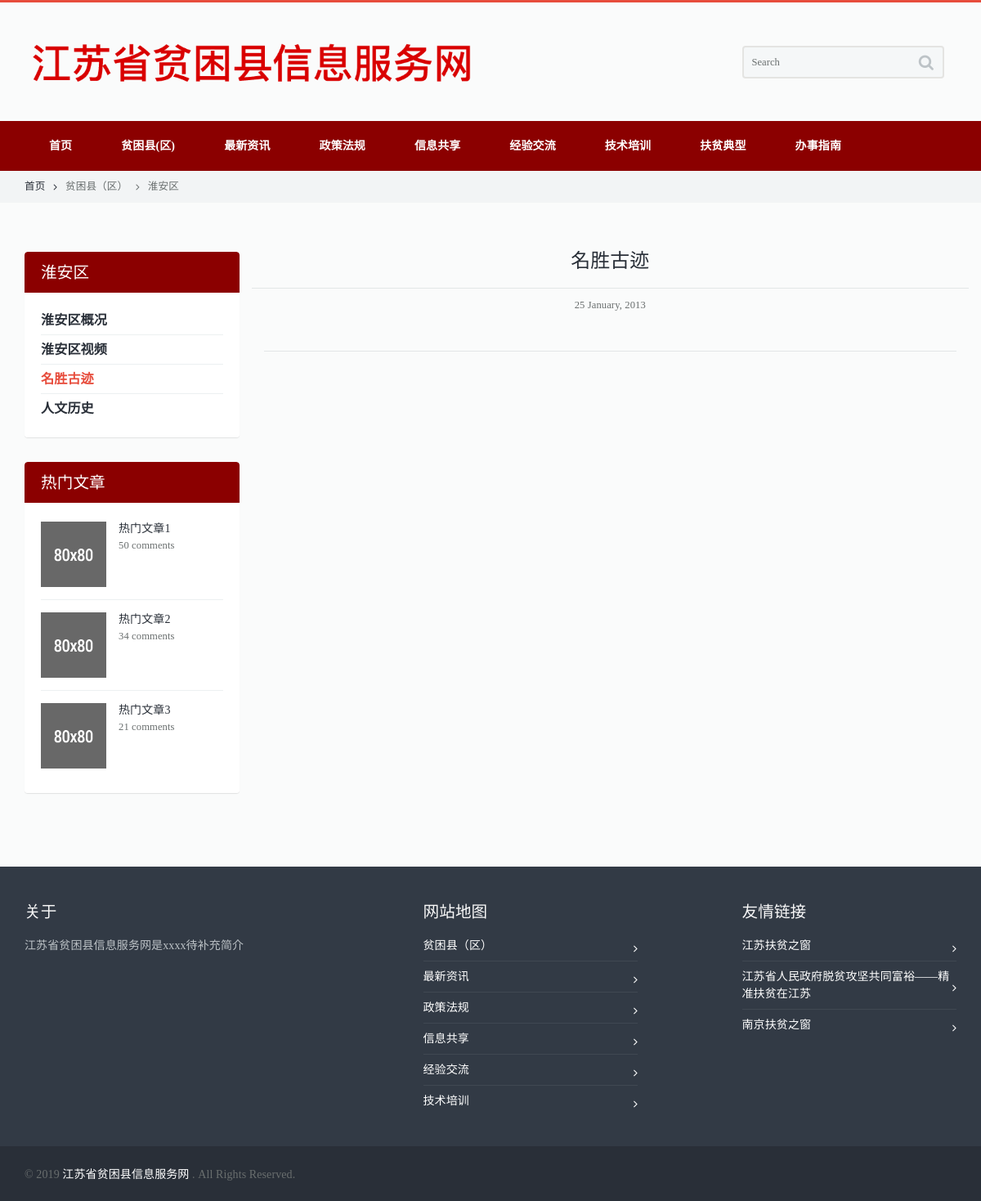
The page /city_3.php?city_id=5&city_item_id=3 on the database as committed earlier.
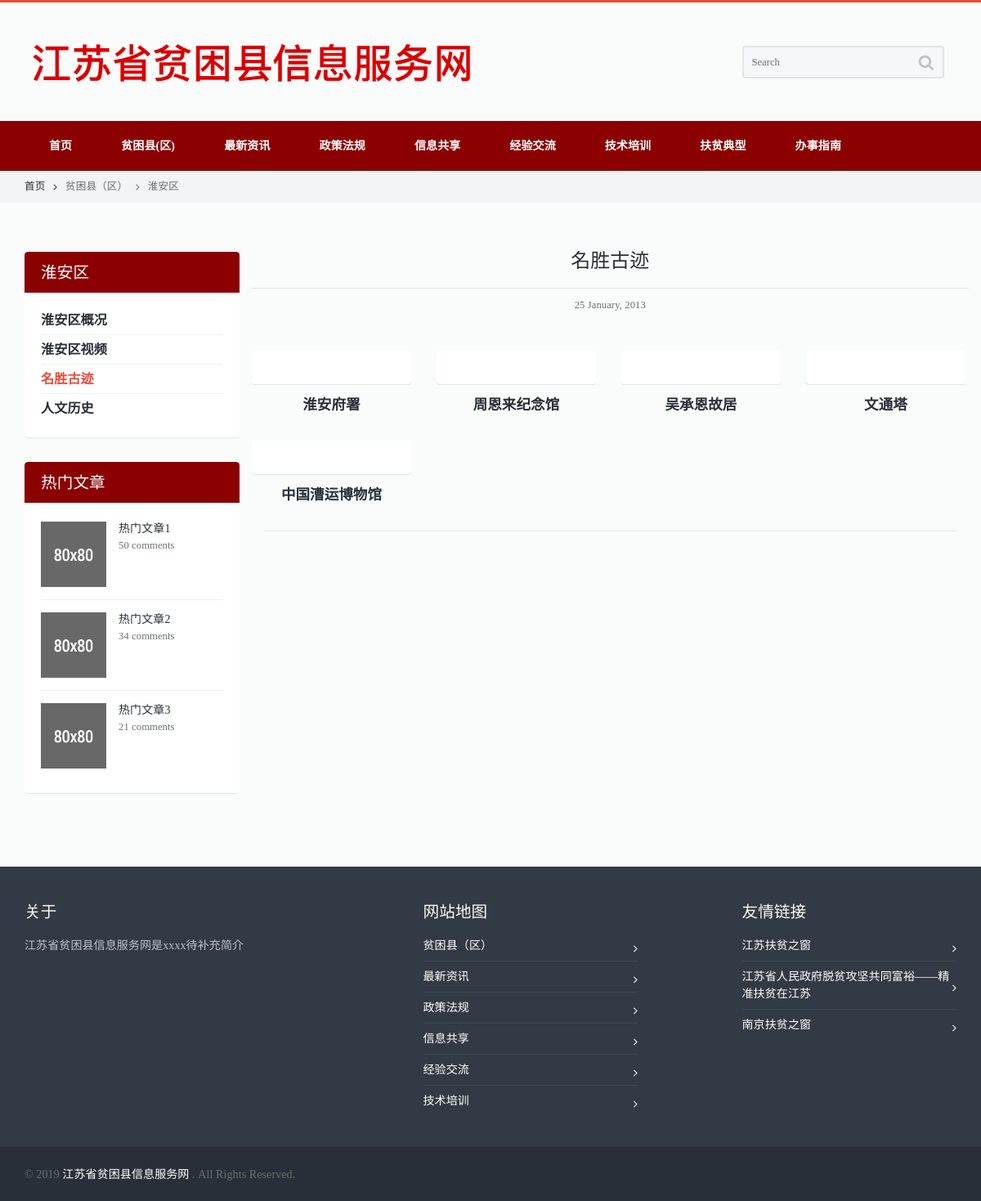
The same page on the database as committed later.
### tables this page shows
CREATE TABLE "city_menu" (
	 "id" INTEGER NOT NULL,
	 "city_id" INTEGER,
	 "city_name" TEXT,
	 "name" TEXT,
	 "type" INTEGER,
	 "item_id" INTEGER,
	 "desc" TEXT,
	PRIMARY KEY("id")
);

CREATE TABLE "article" (
	 "id" integer NOT NULL PRIMARY KEY AUTOINCREMENT,
	 "city_id" INTEGER,
	 "item_id" INTEGER,
	 "title" TEXT,
	 "date" TEXT,
	 "pic" TEXT,
	 "html1" text,
	 "html2" TEXT,
	 "html3" TEXT,
	 "html4" TEXT,
	 "html5" TEXT,
	 "html6" TEXT,
	 "html7" TEXT,
	 "html8" TEXT,
	 "html9" TEXT,
	 "html10" TEXT
);

### city_3.php (the view, shortened to what the changed rows need)
<!doctype html>
<html lang="en">
	<head>
		<link rel="stylesheet" type="text/css" media="all" href="css/bootstrap.min.css">
		<link rel="stylesheet" type="text/css" media="all" href="css/owl.carousel.css">
		<link rel="stylesheet" type="text/css" media="all" href="css/owl.transitions.css">
		<link rel="stylesheet" type="text/css" media="all" href="css/style.css">
		<link rel="stylesheet" type="text/css" media="all" href="css/camera.css">
		<link rel="stylesheet" type="text/css" media="all" href="css/jquery.custom-scrollbar.css">
		<link href="css/font-awesome.min.css" rel="stylesheet">
        <link href="css/zy.css" rel="stylesheet">
 	</head>
	<?php
            $db = new SQLite3('data/data.db');
            $city_id = $_GET['city_id'];
            $city_item_id = $_GET['city_item_id'];
            $results = $db->query("select * from city_menu where city_id = '$city_id' and item_id = '$city_item_id'");
            $v = $results->fetchArray();
            $city_name = $v['city_name'];
            $city_item_name = $v['name'];
    ?>
	<body>
		<div class="wide_layout relative">
			<section class="breadcrumbs">
				<div class="container">
					<ul class="horizontal_list clearfix bc_list f_size_medium">
                        <li><a href="city_1.php?city_id=<?=$city_id?>&city_item_id=1" class="default_t_color"><?=$city_name?></a></li>
					</ul>
				</div>
			</section>
			<div class="page_content_offset">
				<div class="container">
					<div class="row clearfix">
						<aside class="col-lg-3 col-md-3 col-sm-3">
							<figure class="widget shadow r_corners wrapper m_bottom_30">
								<figcaption>
									<h3 class="color_light"><?=$city_name?></h3>
								</figcaption>
								<ul class="widget_content">
									<ul class="categories_list">
										<?php
											$results = $db->query("select * from city_menu where city_id = '$city_id'");
											while ($v = $results->fetchArray()) {
                                                $current_city_item_name = $v['name'];
                                                $current_city_item_type = $v['type'];
                                                $current_city_item_id = $v['item_id'];
                                                $current_city_id = $v['city_id'];
                                                if ($current_city_item_id == $city_item_id) {
                                                    ?>
                                                    <li class="active">
                                                        <a href="city_<?= $current_city_item_type ?>.php?city_id=<?= $current_city_id ?>&city_item_id=<?= $current_city_item_id ?>"
                                                           class="f_size_large color_dark d_block">
                                                            <b><?= $current_city_item_name ?></b>
                                                        </a>
                                                    </li>
                                                    <?php
                                                } else {
                                                    ?>
                                                    <li class="">
                                                        <a href="city_<?= $current_city_item_type ?>.php?city_id=<?= $current_city_id ?>&city_item_id=<?= $current_city_item_id ?>"
                                                           class="f_size_large color_dark d_block">
                                                            <b><?= $current_city_item_name ?></b>
                                                        </a>
                                                    </li>
                                                    <?php
                                                }
                                            }
                                        ?>
									</ul>
								</ul>
							</figure>
						</aside>
						<section class="col-lg-9 col-md-9 col-sm-9">
                            <article class="m_bottom_15" style="">
                                <div class="row clearfix m_bottom_15">
                                    <div class="m_bottom_30">
                                        <h2 class="m_bottom_5 color_dark fw_medium m_xs_bottom_10" style="text-align: center;"><?=$city_item_name?></h2>
                                        <hr class="divider_type_3 m_top_20 m_bottom_10 ">
                                        <p class="f_size_medium" style="text-align: center;">25 January, 2013</p>
                                    </div>
                                    <section class="portfolio_isotope_container four_columns">
                                        <?php
                                            $results = $db->query("select * from article where city_id = '$city_id' and item_id = '$city_item_id'");
                                            while ($v = $results->fetchArray()) {
                                        ?>
                                            <div class="portfolio_item t_xs_align_c portraits">
                                                <figure class="d_xs_inline_b">
                                                    <div class="photoframe with_buttons relative shadow r_corners wrapper m_bottom_15">
                                                    </div>
                                                    <figcaption class="t_xs_align_l">
                                                        <h4 class="m_bottom_3" style="text-align: center"><a href="city_article.php?city_id=<?=$city_id ?>&city_item_id=<?=$city_item_id?>&article_id=<?=$v['id']?>" class="color_dark"><b><?=$v['title']?></b></a>
                                                        </h4>
                                                    </figcaption>
                                                </figure>
                                            </div>
                                            <?php
                                        }
                                        ?>
                                    </section>
                                </div>
                            </article>
						</section>
					</div>
				</div>
			</div>
		</div>
	</body>
</html>

Rows that differ between the two databases and show on the page:
added article: title "淮安府署"
added article: title "周恩来纪念馆"
added article: title "吴承恩故居"
added article: title "文通塔"
added article: title "中国漕运博物馆"
